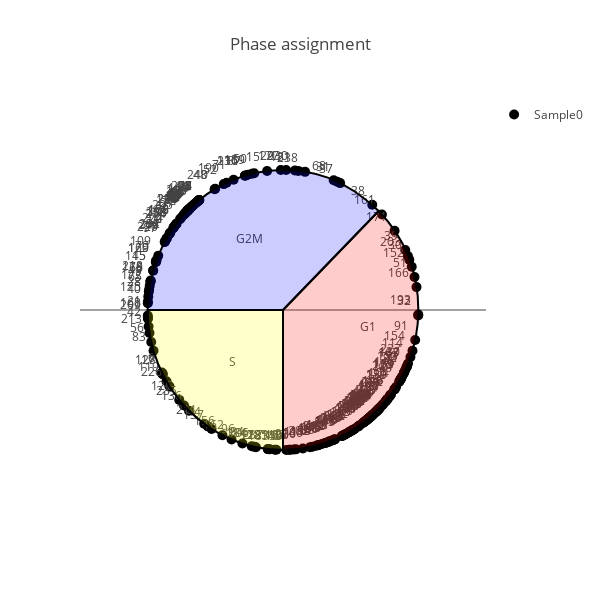

Notebook source saved alongside this figure:
### Code cell
helper.plot_prediction(
    prediction_table.loc[:, "G1"], 
    prediction_table.loc[:, "S"], 
    prediction_table.loc[:, "G2M"], 
    samples=list(prediction_table.index),
    t="pie", title="Phase assignment", width=600, height=600
)

### Figure 1 — Plotly figure (JSON) as saved in the notebook; plotly's stock layout.template omitted (floating-point values rounded to 4 significant figures; data arrays with more than 128 entries replaced by an {"elided": "..."} marker saying what was removed)
{"data": [{"marker": {"color": "black", "size": 10, "symbol": "circle"}, "mode": "markers+text", "name": "Sample0", "text": {"elided": "247 str values"}, "textfont": {"size": 12}, "textposition": "top left", "type": "scatter", "x": {"elided": "247 float values"}, "y": {"elided": "247 float values"}}, {"hoverinfo": "none", "mode": "text", "showlegend": false, "text": ["G1", "G2M", "S"], "type": "scatter", "x": [0.625, -0.25, -0.375], "y": [-0.125, 0.5, -0.375]}], "layout": {"height": 600, "shapes": [{"fillcolor": "rgba(255,0,0,0.2)", "path": " M 0,0 L0,-1 C 0.552,-1 1,-0.552 1,0 C 1,0.15 0.972,0.442 0.707,0.707 Z", "type": "path"}, {"fillcolor": "rgba(255,255,0,0.2)", "path": " M 0,0 L-1,0 C -1,-0.552 -0.552,-1 0,-1 Z", "type": "path"}, {"fillcolor": "rgba(0,0,255,0.2)", "path": " M 0,0 L0.707,0.707 C 0.442,0.952 0.205,1 0,1 C -0.552,1 -1,0.552 -1,0 Z", "type": "path"}], "title": "Phase assignment", "width": 600, "xaxis": {"range": [-1.5, 1.5], "showgrid": false, "showline": false, "showticklabels": false, "zeroline": false}, "yaxis": {"range": [-1.5, 1.5], "showgrid": false, "showline": false, "showticklabels": false}}}
